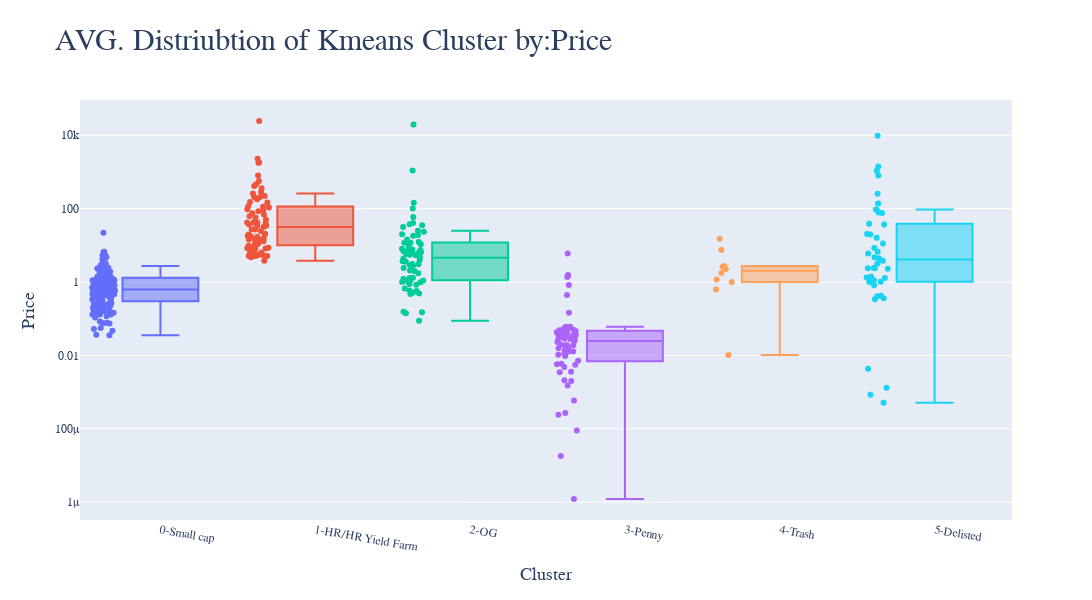
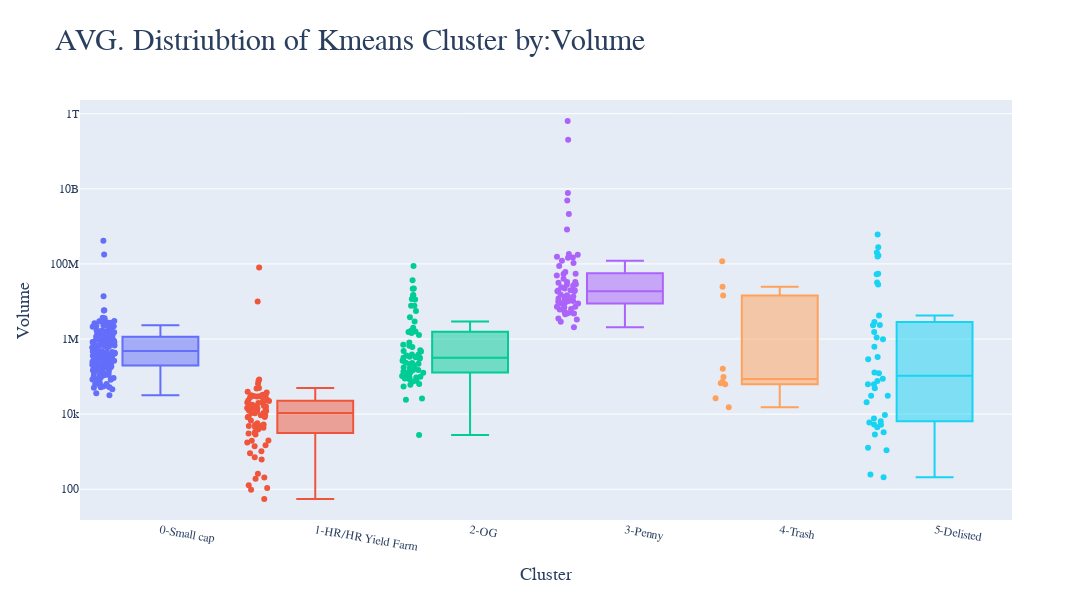
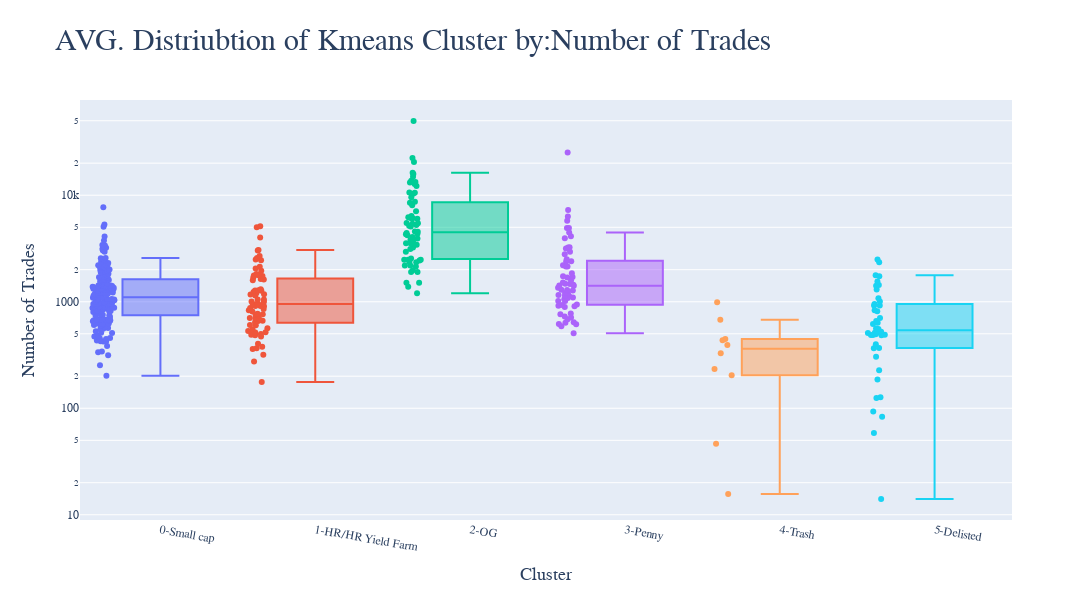
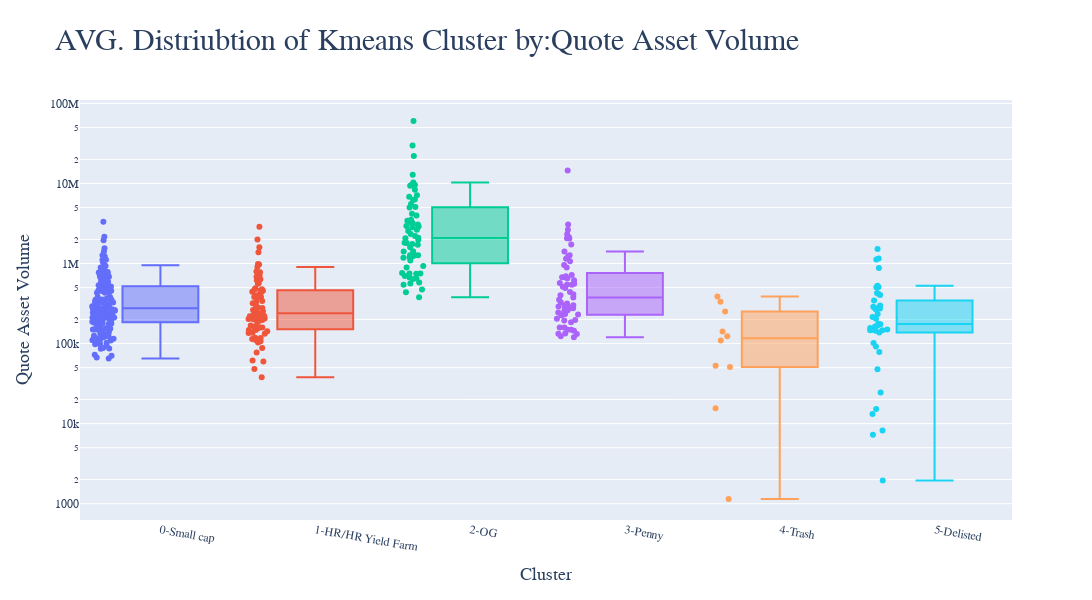

The cell these charts' notebook holds for them, in order:
### Code cell
# EDA the columns
for column in crypto_kmeans_feature.columns[2:6]:
    fig = px.box(data_frame = crypto_kmeans_feature.sort_values('Cluster'), points="all", 
                 x='Cluster', 
                 y=f'{column}', 
                 log_y=True, 
                 title=f"AVG. Distriubtion of Kmeans Cluster by:{column}", 
                 hover_name='Symbol', color='Cluster',
                 color_discrete_sequence=['#636EFA', '#EF553B', '#00CC96', '#AB63FA', '#FFA15A', '#19D3F3'],
                 width=1100, height=600
                )
    fig.update_xaxes(tickangle=10)
    fig.update_layout(showlegend=False)
    fig.update_yaxes(title_font=dict(size=18, family="Arial Black"), tickfont_family="Arial Black")
    fig.update_xaxes(title_font=dict(size=18, family="Arial Black"), tickfont_family="Arial Black")
    fig.update_layout(title_font_family="Arial Black", title_font_size=30)
    fig.update_layout(legend_font_family="Arial Black", legend_font_size=20)

    fig.update_traces(marker=dict(size=14,
                              line=dict(width=1,
                                        color='DarkSlateGrey')),
                  selector=dict(mode='markers'))

    fig.update_layout(
        hoverlabel=dict(
            font_size=25,
            font_family="Rockwell"
        )
    )
 # Use this code to save the chart as html file
 #   fig.write_html(f"AVG. Distriubtion of Kmeans Cluster by:{column}.html", full_html=False, include_plotlyjs='cdn')

                
    fig.show()
